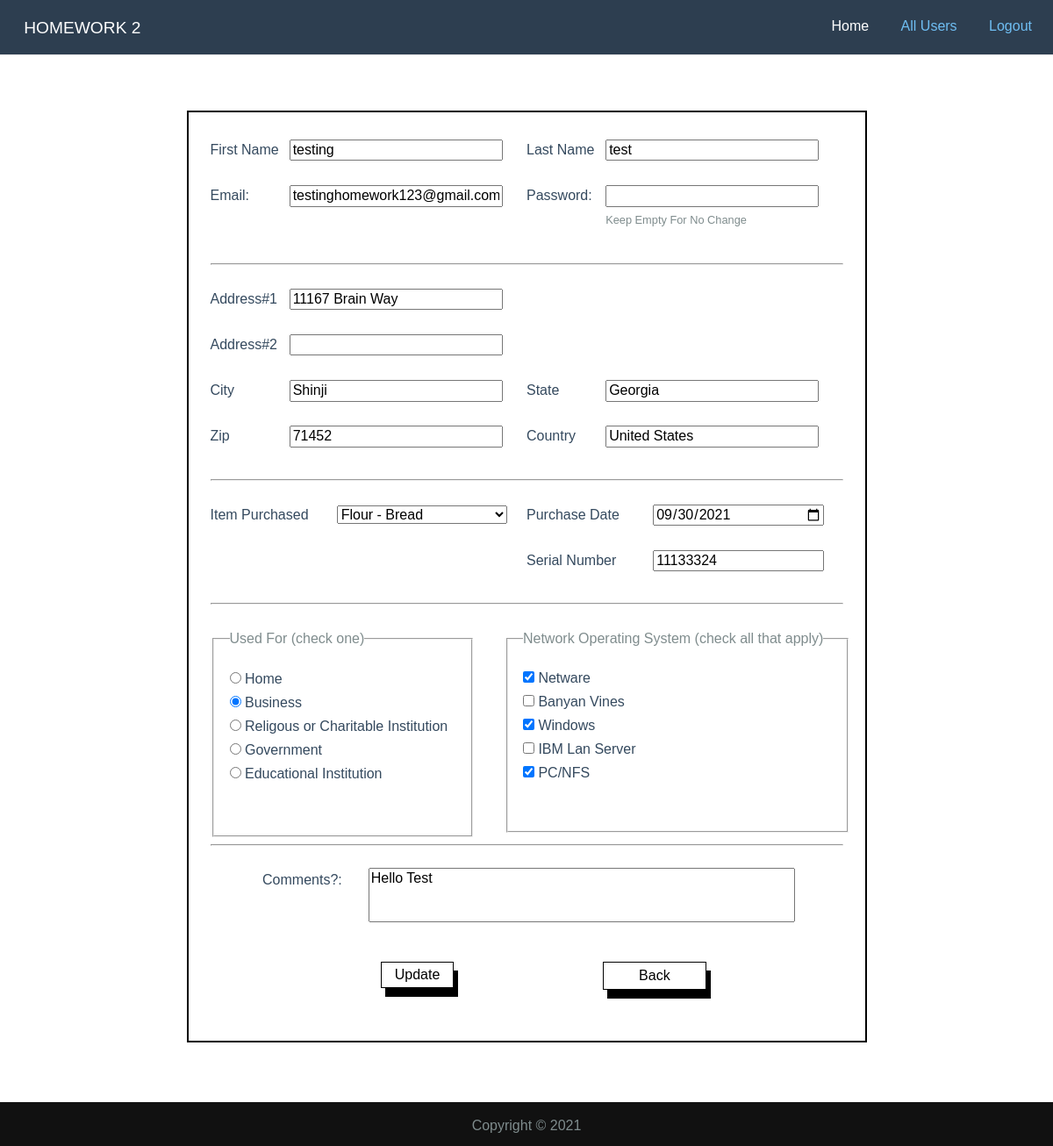
/edit.php?id=29 (signed in), run on the app's committed database.
### tables this page shows
CREATE TABLE `profiles` (
  `id` int(50) NOT NULL,
  `uid` int(11) NOT NULL,
  `first_name` varchar(40) NOT NULL,
  `last_name` varchar(40) NOT NULL,
  `email_address` varchar(64) NOT NULL,
  `address_one` varchar(80) NOT NULL,
  `address_two` varchar(80) NOT NULL,
  `city` varchar(40) NOT NULL,
  `state` varchar(50) NOT NULL,
  `zip` int(10) NOT NULL,
  `country` varchar(80) NOT NULL
);

CREATE TABLE `users` (
  `uid` int(11) NOT NULL,
  `roleID` int(11) NOT NULL DEFAULT 1,
  `username` varchar(512) NOT NULL,
  `password` varchar(512) NOT NULL,
  `token` varchar(512) DEFAULT NULL
);

CREATE TABLE `purchased_info` (
  `id` int(11) NOT NULL,
  `uid` int(11) NOT NULL,
  `pid` int(11) NOT NULL,
  `purchase_date` date NOT NULL,
  `serial_number` varchar(30) NOT NULL,
  `used_for` varchar(40) NOT NULL,
  `op_sys` varchar(40) NOT NULL,
  `comments` text NOT NULL
);

### edit.php (the view, shortened to what the rows shown need)
<?php
    include('header.php');
    if(isset($_GET['id']) && $_GET['id'] != ''){
        $uid = $_GET['id'];
        $u_details = $user->get(['uid'=>$uid]);
        $p_details = $profile->get(['uid'=>$uid]);
        $pur_details = $purchase->get(['uid'=>$uid]);
    }
    else{
        header('location:tables.php');
    }
?>
<div class="">
    <div class="content">
		<div class="container">
			<form action="update.php" method ="POST">
                <div class="form-group">
                    <div class="pure-g">
                        <div class="l-box pure-u-1 pure-u-md-1-2 pure-u-lg-1-2">
                            <div class="pure-g">
                                <div class="l-box pure-u-1 pure-u-md-3-4 pure-u-lg-3-4">
                                    <input type="text"class="flex-item form-control" value="<?php echo $p_details[0]['first_name']; ?>"  placeholder="Freda"  name="fname" id="fname" size="">
                                </div>
                            </div>
                        </div>
                        <div class="l-box pure-u-1 pure-u-md-1-2 pure-u-lg-1-2">
                            <div class="pure-g">
                                <div class="l-box pure-u-1 pure-u-md-3-4 pure-u-lg-3-4">
                                    <input type="text" class="flex-item form-control"  value="<?php echo $p_details[0]['last_name']; ?>" placeholder="Delrae"   name="lname" id="lname" size="">
                                </div>
                            </div>
                        </div>
                    </div>
                </div>
                <div class="form-group">
                    <div class="pure-g">
                        <div class="l-box pure-u-1 pure-u-md-1-2 pure-u-lg-1-2">
                            <div class="pure-g">
                                <div class="l-box pure-u-1 pure-u-md-3-4 pure-u-lg-3-4">
                                    <input type="email" autocomplete="new-email" class="flex-item form-control" value="<?php echo $u_details[0]['username']; ?>"  placeholder="something@gmail.com"  name="email" id="email" size="">
                                </div>
                            </div>
                        </div>
                    </div>
                </div>
				<br>
                <div class="form-group">
                    <div class="pure-g">
                        <div class="l-box pure-u-1 pure-u-md-1-2 pure-u-lg-1-2">
                            <div class="pure-g">
                                <div class="l-box pure-u-1 pure-u-md-3-4 pure-u-lg-3-4">
                                    <input type="text" class="flex-item form-control" placeholder="1017 Caterine Rd" value="<?php echo $p_details[0]['address_one']; ?>"  name="add1" id="add1" size="">
                                </div>
                            </div>
                        </div>
                    </div>
                </div>
                <div class="form-group">
                    <div class="pure-g">
                        <div class="l-box pure-u-1 pure-u-md-1-2 pure-u-lg-1-2">
                            <div class="pure-g">
                                <div class="l-box pure-u-1 pure-u-md-3-4 pure-u-lg-3-4">
                                    <input type="text" class="flex-item form-control"  value="<?php echo $p_details[0]['city']; ?>"  name="city" id="add2" size="">
                                </div>
                            </div>
                        </div>
                        <div class="l-box pure-u-1 pure-u-md-1-2 pure-u-lg-1-2">
                            <div class="pure-g">
                                <div class="l-box pure-u-1 pure-u-md-3-4 pure-u-lg-3-4">
                                    <input type="text" class="flex-item form-control"  value="<?php echo $p_details[0]['state']; ?>" name="state" id="state" size="">
                                </div>
                            </div>
                        </div>
                    </div>
                </div>
                <div class="form-group">
                    <div class="pure-g">
                        <div class="l-box pure-u-1 pure-u-md-1-2 pure-u-lg-1-2">
                            <div class="pure-g">
                                <div class="l-box pure-u-1 pure-u-md-3-4 pure-u-lg-3-4">
                                    <input type="number" class="flex-item form-control" value="<?php echo $p_details[0]['zip']; ?>"  placeholder="74111147" name="zip" id="zip" size="" maxlength="5">
                                </div>
                            </div>
                        </div>
                        <div class="l-box pure-u-1 pure-u-md-1-2 pure-u-lg-1-2">
                            <div class="pure-g">
                                <div class="l-box pure-u-1 pure-u-md-3-4 pure-u-lg-3-4">
                                    <input type="text" class="flex-item form-control" value="<?php echo $p_details[0]['country']; ?>" name="country" id="country" size="">
                                </div>
                            </div>
                        </div>
                    </div>
                </div>
				<br>
                <div class="form-group">
                    <div class="pure-g">
                        <div class="l-box pure-u-1 pure-u-md-1-2 pure-u-lg-1-2">
                            <div class="pure-g">
                                <div class="l-box pure-u-1 pure-u-md-3-5 pure-u-lg-3-5">
                                    <input type="date" value="<?php echo $pur_details[0]['purchase_date']; ?>" class="flex-item form-control"   name="purDate" id="purDate" >
                                </div>
                            </div>
                        </div>
                    </div>
                </div>
                <div class="form-group">
                    <div class="pure-g">
                        <div class="l-box pure-u-1 pure-u-md-1-2 pure-u-lg-1-2">
                            <div class="pure-g">
                                <div class="l-box pure-u-1 pure-u-md-3-5 pure-u-lg-3-5">
                                    <input type="text" value="<?php echo $pur_details[0]['serial_number']; ?>" class="flex-item form-control"  name="sernum" id="sernum" >
                                </div>
                            </div>
                        </div>
                    </div>
                </div>
                <br>
                <div class="form-group">
                    <div class="pure-g">
                        <div class="l-box pure-u-1 pure-u-md-3-4 pure-u-lg-3-4">
                            <textarea class="form-control" id="Comments" name="CommentsSection" rows ="3" col ="" ><?php echo $pur_details[0]['comments']; ?></textarea>
                        </div>
                    </div>
                </div>
				</form>
			</div>
        </div>
</div>
<?php
    include('footer.php');
?>

### data on the page
profiles: fname "testing", lname "test", add1 "11167 Brain Way", city "Shinji", state "Georgia", zip "71452", country "United States"
users: email "testinghomework123@gmail.com"
purchased_info: purDate "09/30/2021", sernum "11133324", CommentsSection "Hello Test"

### other printed values
$uf "Home"
$uf "Business"
$uf "Religous or Charitable Institution"
$uf "Government"
$uf "Educational Institution"
$nos "Netware"
$nos "Banyan Vines"
$nos "Windows"
$nos "IBM Lan Server"
$nos "PC/NFS"
form field itemsP "Flour - Bread"
